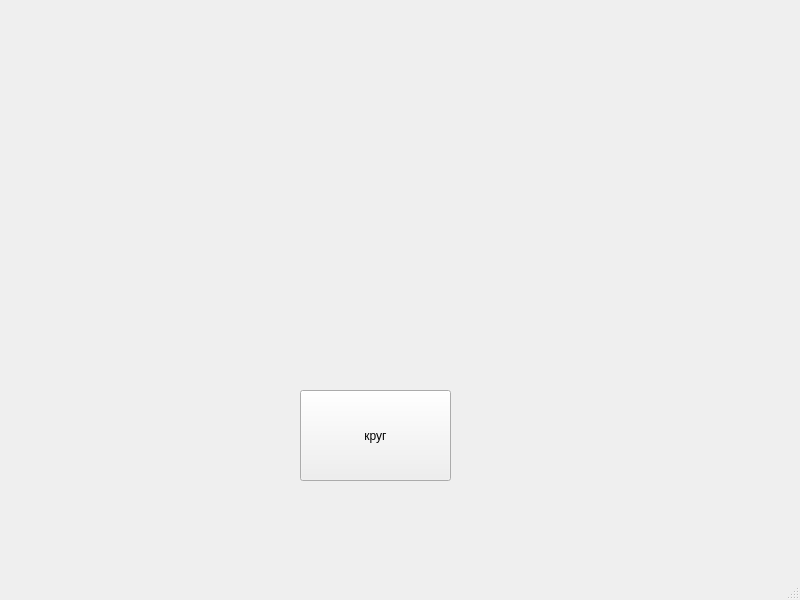
<?xml version="1.0" encoding="UTF-8"?>
<ui version="4.0">
 <class>MainWindow</class>
 <widget class="QMainWindow" name="MainWindow">
  <property name="geometry">
   <rect>
    <x>0</x>
    <y>0</y>
    <width>800</width>
    <height>600</height>
   </rect>
  </property>
  <property name="windowTitle">
   <string>MainWindow</string>
  </property>
  <widget class="QWidget" name="centralwidget">
   <widget class="QPushButton" name="pushButton">
    <property name="geometry">
     <rect>
      <x>300</x>
      <y>390</y>
      <width>151</width>
      <height>91</height>
     </rect>
    </property>
    <property name="text">
     <string>круг</string>
    </property>
   </widget>
  </widget>
  <widget class="QMenuBar" name="menubar">
   <property name="geometry">
    <rect>
     <x>0</x>
     <y>0</y>
     <width>800</width>
     <height>21</height>
    </rect>
   </property>
  </widget>
  <widget class="QStatusBar" name="statusbar"/>
 </widget>
 <resources/>
 <connections/>
</ui>
